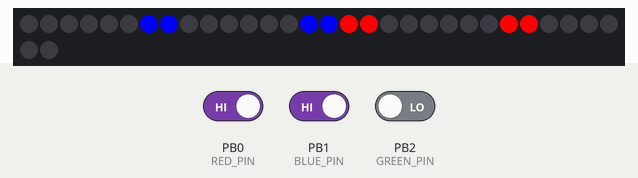
This sketch was run on a simulated ATtiny85, built with avr-gcc and run on an emulated ATtiny85. Parts: 32 RGB LEDs in strip order, left to right, continuing on the next row. The inputs (shaded band) are chosen by the test bench; at power-on: PB0 (RED_PIN) HIGH, PB1 (BLUE_PIN) HIGH, PB2 (GREEN_PIN) LOW. Dim RGB values are drawn brighter than linear; EEPROM starts erased.

Above: at 1.2 s.
1.3 s: PB0 (RED_PIN) driven LOW
At 2.3 s:
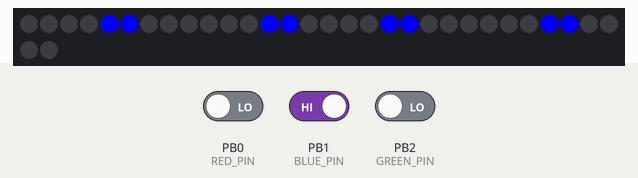
2.9 s: PB1 (BLUE_PIN) driven LOW
At 4.1 s:
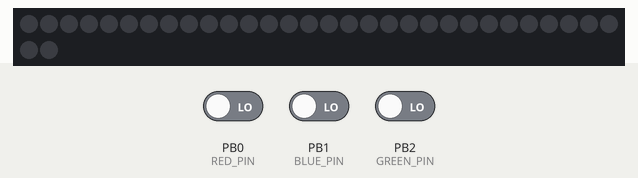
4.4 s: PB2 (GREEN_PIN) driven HIGH
At 5.0 s:
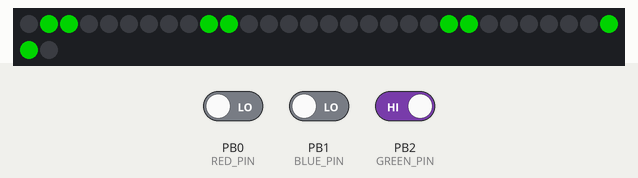
6.1 s: PB0 (RED_PIN) driven HIGH
At 7.2 s:
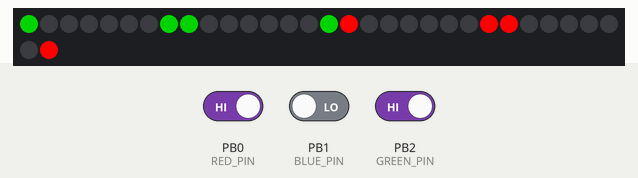
7.7 s: PB2 (GREEN_PIN) driven LOW
At 8.6 s:
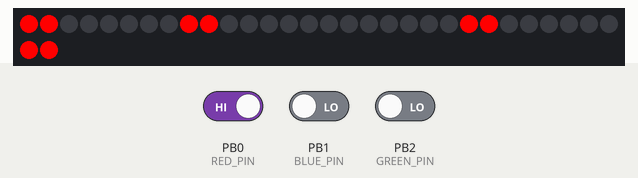
9.4 s: PB1 (BLUE_PIN) driven HIGH
At 11.8 s:
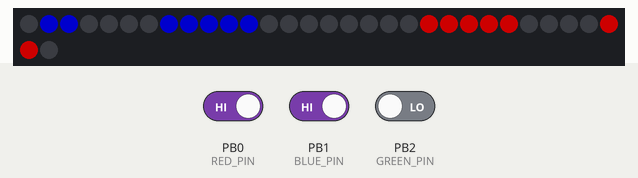

Measured:
- after the input at 1.3 s, the LEDs: first differ from a run without the input after 0.06 s (image 1 shows a later state)
- after the input at 2.9 s, the LEDs: change after 0.06 s (image 2)
- after the input at 4.4 s, the LEDs: change at once (image 3)
- after the input at 6.1 s, the LEDs: first change at once (image 4 shows a later state)
- after the input at 7.7 s, the LEDs: first differ from a run without the input after 0.06 s (image 5 shows a later state)
- after the input at 9.4 s, the LEDs: first change at once (image 6 shows a later state)

The sketch:

arduino_code.ino
```cpp
/*
 * Trinket Powered Neopixels with Color Selection
 *
 *  Dustin Westaby
 *  August 2020
 */

#include <Adafruit_NeoPixel.h>
#ifdef __AVR_ATtiny85__ // Trinket, Gemma, etc.
 #include <avr/power.h>
#endif
#include <EEPROM.h>

#define ENABLE_COLOR_KNOB   1        //Set to 0 if you do not plan to use a potentiometer for color selection

#define NUMBER_OF_TOGGLES_TO_ENTER_SETUP 7
#define SETUP_ENTRY_TIMEOUT 5000

#define SPIN_SPEED 60
#define SPIN_DURATION 80

#define SOLID_COLOR_FADE_SPEED 10*15
#define BLANKING_OFFSET 4

#define RED_PIN   0
#define BLUE_PIN  1
#define GREEN_PIN 2
#define NEO_PIN   3
#define POT_PIN   A2

#define NUM_LEDS 32
#define NUM_LEDS_ONE_WHEEL 16

Adafruit_NeoPixel pixels = Adafruit_NeoPixel(NUM_LEDS, NEO_PIN);

uint32_t colorwheel[] =
{
  0xff0000, //0 red
  0x800000, //1 maroon
  0xff4000, //2 orange
  0xffff00, //3 yellow
  0x808000, //4 olive
  0x800080, //5 purple
  0xff00ff, //6 fuschia
  0xffffff, //7 white
  0x000080, //8 navy
  0x0000ff, //9 blue
  0x00ffff, //10 aqua
  0x008080, //11 teal
  0x00ff00, //12 lime
  0x008000, //13 green
};

#define WHEEL_RED_INDEX    0
#define WHEEL_BLUE_INDEX   9
#define WHEEL_GREEN_INDEX  13

uint32_t color1, color2;

uint32_t prevTime;

#define RED_EEPROM_ADDRESS    0
#define GREEN_EEPROM_ADDRESS  4
#define BLUE_EEPROM_ADDRESS   8

uint32_t user_color[3];

#define USER_RED_INDEX    0
#define USER_GREEN_INDEX  1
#define USER_BLUE_INDEX   2

typedef enum
{
  START = 0,
  SPINNING,
  FADING,
  IDLE_MODE,
  SETUP_MODE_RED,
  SETUP_MODE_BLUE,
  SETUP_MODE_GREEN,
} mode_e;

mode_e system_mode = START;

void setup()
{
#ifdef __AVR_ATtiny85__ // Trinket, Gemma, etc.
  if(F_CPU == 16000000) clock_prescale_set(clock_div_1);
#endif
  pixels.begin();
  pixels.setBrightness(255);

  pinMode(RED_PIN,   INPUT);
  pinMode(BLUE_PIN,  INPUT);
  pinMode(GREEN_PIN, INPUT);
  pinMode(POT_PIN,   INPUT);

  //set starup colors
  user_color[USER_RED_INDEX]   = get_color_from_index(WHEEL_RED_INDEX);
  user_color[USER_GREEN_INDEX] = get_color_from_index(WHEEL_GREEN_INDEX);
  user_color[USER_BLUE_INDEX]  = get_color_from_index(WHEEL_BLUE_INDEX);
  color1  = user_color[USER_BLUE_INDEX];
  color2  = user_color[USER_BLUE_INDEX];

  read_colors_from_eeprom();

  prevTime = millis();

  system_mode = START;
}

void loop() {

  check_for_setup_entry();

  check_for_input_changes();

  update_state_machine();

  draw_animation();
}

void check_for_setup_entry()
{
  static uint32_t previous_user_interaction = 0;
  static uint8_t user_toggle_counter = 0;
  static uint8_t previous_user_value = 0;
  static uint8_t current_user_value = 0;

  current_user_value = (digitalRead(GREEN_PIN) << 1) + (digitalRead(RED_PIN) << 0) + (digitalRead(BLUE_PIN) << 2);

  if(current_user_value != previous_user_value)
  {
    previous_user_value = current_user_value;
    user_toggle_counter++;
    previous_user_interaction = millis();
  }

  if(user_toggle_counter > NUMBER_OF_TOGGLES_TO_ENTER_SETUP)
  {
    user_toggle_counter = 0;

    if(current_user_value == 1)
    {
      setup_mode(RED_PIN, USER_RED_INDEX, RED_EEPROM_ADDRESS);
    }

    if(current_user_value == 2)
    {
      setup_mode(GREEN_PIN, USER_GREEN_INDEX, GREEN_EEPROM_ADDRESS);
    }

    if(current_user_value == 4)
    {
      setup_mode(BLUE_PIN, USER_BLUE_INDEX, BLUE_EEPROM_ADDRESS);
    }
  }

  if((previous_user_interaction + SETUP_ENTRY_TIMEOUT) < millis())
  {
    user_toggle_counter = 0;
    previous_user_interaction = millis();
  }

}

void setup_mode(int pin, uint8_t index, uint8_t eeprom_address)
{
  int analog = 0;
  uint8_t i;

  //continue to read pot until USB is pulled
  while(digitalRead(pin) == HIGH)
  {
    //read POT set colors
    analog = analogRead(POT_PIN);

    pixels.setBrightness(45);

    for(i=0; i<NUM_LEDS; i++)
    {
      pixels.setPixelColor(i, lookup_color_from_analog(analog));
    }
    pixels.show();
    delay(500);
  }

  //write to eeprom
  user_color[index] = lookup_color_from_analog(analog);
  EEPROM.write(eeprom_address, map(analog, 0, 1024, 0, ( sizeof( colorwheel ) / sizeof( uint32_t ) ) ));
}

void read_colors_from_eeprom()
{
  if(ENABLE_COLOR_KNOB)
  {
    user_color[USER_RED_INDEX]   = EEPROM.read(RED_EEPROM_ADDRESS);
    user_color[USER_GREEN_INDEX] = EEPROM.read(GREEN_EEPROM_ADDRESS);
    user_color[USER_BLUE_INDEX]  = EEPROM.read(BLUE_EEPROM_ADDRESS);

    if(user_color[USER_RED_INDEX] > ( sizeof( colorwheel ) / sizeof( uint32_t ) ))
    {
      user_color[USER_RED_INDEX] = WHEEL_RED_INDEX;

      EEPROM.write(RED_EEPROM_ADDRESS, WHEEL_RED_INDEX);
    }
    if(user_color[USER_GREEN_INDEX] > ( sizeof( colorwheel ) / sizeof( uint32_t ) ))
    {
      user_color[USER_GREEN_INDEX] = WHEEL_GREEN_INDEX;

      EEPROM.write(GREEN_EEPROM_ADDRESS, WHEEL_GREEN_INDEX);
    }
    if(user_color[USER_BLUE_INDEX] > ( sizeof( colorwheel ) / sizeof( uint32_t ) ))
    {
      user_color[USER_BLUE_INDEX] = WHEEL_BLUE_INDEX;

      EEPROM.write(BLUE_EEPROM_ADDRESS, WHEEL_BLUE_INDEX);
    }

    user_color[USER_RED_INDEX]   = get_color_from_index(user_color[USER_RED_INDEX]);
    user_color[USER_GREEN_INDEX] = get_color_from_index(user_color[USER_GREEN_INDEX]);
    user_color[USER_BLUE_INDEX]  = get_color_from_index(user_color[USER_BLUE_INDEX]);
  }
}

void write_colors_from_eeprom(uint8_t red_idx, uint8_t green_idx, uint8_t blue_idx)
{
    EEPROM.write(RED_EEPROM_ADDRESS,   red_idx);
    EEPROM.write(GREEN_EEPROM_ADDRESS, green_idx);
    EEPROM.write(BLUE_EEPROM_ADDRESS,  blue_idx);
}

uint32_t get_color_from_index(uint8_t index)
{
  //perform lookup in a function to reduce program size
  return colorwheel[index];
}

uint32_t lookup_color_from_analog(int analog)
{
  return get_color_from_index(map(analog, 0, 1024, 0, ( sizeof( colorwheel ) / sizeof( uint32_t ) ) ));
}

void update_state_machine()
{
  static uint32_t previous_color1 = 0;
  static uint32_t previous_color2 = 0;

  //reset animations
  if( (color1 != previous_color1) ||
      (color2 != previous_color2))
  {
    previous_color1 = color1;
    previous_color2 = color2;

    system_mode = SPINNING;
  }
}

void draw_animation()
{
  if(system_mode == SPINNING)
  {
    animate_spin();
  }
  else if (system_mode == FADING)
  {
    solid_color_fade_down();
  }
}

void check_for_input_changes()
{
  //read inputs and set color

  //NONE

  if((digitalRead(GREEN_PIN) == LOW) &&
     (digitalRead(RED_PIN) == LOW) &&
     (digitalRead(BLUE_PIN) == LOW))
  {
    color1 = 0x0;
    color2 = 0x0;
  }

  //SINGLES

  if((digitalRead(GREEN_PIN) == HIGH) &&
     (digitalRead(RED_PIN) == LOW) &&
     (digitalRead(BLUE_PIN) == LOW))
  {
    color1 = user_color[USER_GREEN_INDEX];
    color2 = user_color[USER_GREEN_INDEX];
  }
  if((digitalRead(GREEN_PIN) == LOW) &&
     (digitalRead(RED_PIN) == HIGH) &&
     (digitalRead(BLUE_PIN) == LOW))
  {
    color1 = user_color[USER_RED_INDEX];
    color2 = user_color[USER_RED_INDEX];
  }
  if((digitalRead(GREEN_PIN) == LOW) &&
     (digitalRead(RED_PIN) == LOW) &&
     (digitalRead(BLUE_PIN) == HIGH))
  {
    color1 = user_color[USER_BLUE_INDEX];
    color2 = user_color[USER_BLUE_INDEX];
  }

  //DOUBLES

  if((digitalRead(GREEN_PIN) == HIGH) &&
     (digitalRead(RED_PIN) == HIGH) &&
     (digitalRead(BLUE_PIN) == LOW))
  {
    color1 = user_color[USER_GREEN_INDEX];
    color2 = user_color[USER_RED_INDEX];
  }
  if((digitalRead(GREEN_PIN) == HIGH) &&
     (digitalRead(RED_PIN) == LOW) &&
     (digitalRead(BLUE_PIN) == HIGH))
  {
    color1 = user_color[USER_BLUE_INDEX];
    color2 = user_color[USER_GREEN_INDEX];
  }
  if((digitalRead(RED_PIN) == HIGH) &&
     (digitalRead(BLUE_PIN) == HIGH))
  {
    //DOUBLES and TRIPLES, Favor blue RED, even if green is also ON
    color1 = user_color[USER_BLUE_INDEX];
    color2 = user_color[USER_RED_INDEX];
  }
}

void animate_spin()
{
  static uint8_t i = 0;
  static uint8_t j = 0;
  static int offset = 0;
  static mode_e previous_system_mode = START;

  if(previous_system_mode != system_mode)
  {
    i = 0;
    j = 0;
    previous_system_mode = system_mode;
  }

  if((system_mode == SPINNING) && ((prevTime + SPIN_SPEED) < millis()))
  {
    prevTime = millis();

    // Spinny wheels (4 LEDs on at a time)

    pixels.setBrightness(254);

    for(i=0; i<NUM_LEDS_ONE_WHEEL; i++)
    {
      uint32_t c = 0;
      uint32_t d = 0;
      if(((offset + i) & 7) < 2)
      {
        c = color1; // 4 pixels on...
        d = color2; // 4 pixels on...
      }
      pixels.setPixelColor(   i, c);
      pixels.setPixelColor(NUM_LEDS-1-i, d);
    }
    offset++;
    pixels.show();

    j++;
    if(j >= SPIN_DURATION)
    {
      system_mode = FADING;
      previous_system_mode = system_mode;
    }
  }
}

void solid_color_fade_down()
{
  static uint8_t i = 0;
  static uint8_t j = 0;
  static mode_e previous_system_mode = START;
  static uint32_t previous_primary_color = 0xff0000;

  if(previous_system_mode != system_mode)
  {
    i = 0;
    j = 0;
    previous_system_mode = system_mode;
  }

  if((system_mode == FADING) && ((prevTime + SOLID_COLOR_FADE_SPEED) < millis()))
  {
    prevTime = millis();

    //set to solid color, while also dimming gradually.

    pixels.setBrightness(map(i,0,16,254,45));

    pixels.setPixelColor(           i, color1);
    pixels.setPixelColor(NUM_LEDS-1-i, color2);

    if((i+BLANKING_OFFSET)<16)
    {
      pixels.setPixelColor(           (i+BLANKING_OFFSET), 0);
      pixels.setPixelColor(NUM_LEDS-1-(i+BLANKING_OFFSET), 0);
    }
    pixels.show();

    i++;
    if(i >= 16)
    {
      system_mode = IDLE_MODE;
      previous_system_mode = system_mode;
    }
  }
}
```
